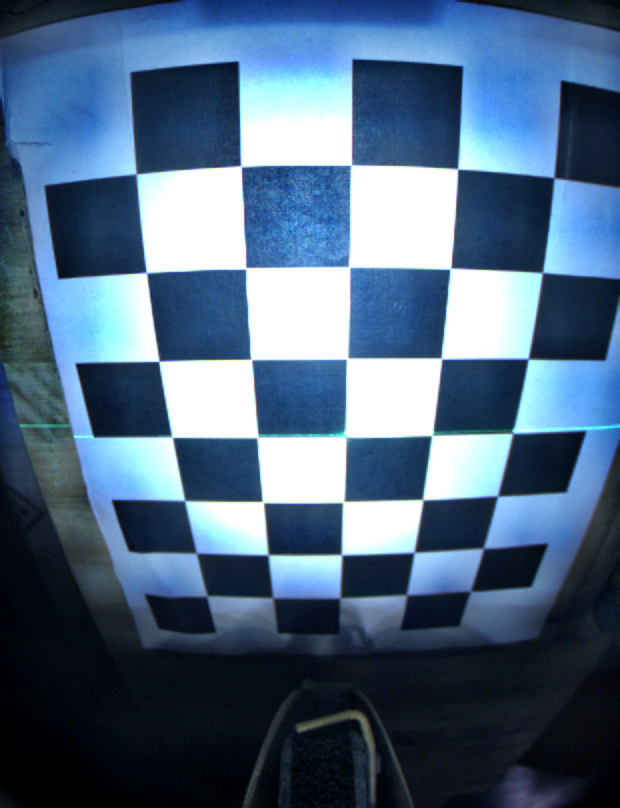
#> input picture CameraClibration/Images/image_sensorid_1_frame_43345_ts_1663090740.5094.png, 620 x 808 px; its folder holds only this picture in this run
$ python 09302022.py
#> lines starting #> are read from the running program, lines starting #| are printed output that depends on the picture; after the words box and inside, x2 and y2 are one past the last pixel; in counts of white or black regions, pixels touching at a corner belong together; long printed decimals are rounded
#!/usr/bin/env python

import cv2
import numpy as np
import os
import glob
import json
import scipy.io as sio

# Defining the dimensions of checkerboard
CHECKERBOARD = (5, 7)
# CHECKERBOARD = (5, 5)
criteria = (cv2.TERM_CRITERIA_EPS + cv2.TERM_CRITERIA_MAX_ITER, 30, 0.001)

# Creating vector to store vectors of 3D points for each checkerboard image
objpoints = []
# Creating vector to store vectors of 2D points for each checkerboard image
imgpoints = []

# Defining the world coordinates for 3D points
objp = np.zeros((1, CHECKERBOARD[0] * CHECKERBOARD[1], 3), np.float32)
objp[0, :, :2] = np.mgrid[0:CHECKERBOARD[0], 0:CHECKERBOARD[1]].T.reshape(-1, 2)
prev_img_shape = None

# Extracting path of individual image stored in a given directory
folder = r'D:\Furrow Vision\PythonProject_Furrow\CameraClibration\Images'
images = glob.glob(f'{folder}\*.png')

for fname in images:
    img = cv2.imread(fname)
#> img is the input picture: shape (808, 620, 3); mean B, G, R 129.2, 103, 78.1
    gray = cv2.cvtColor(img, cv2.COLOR_BGR2GRAY)
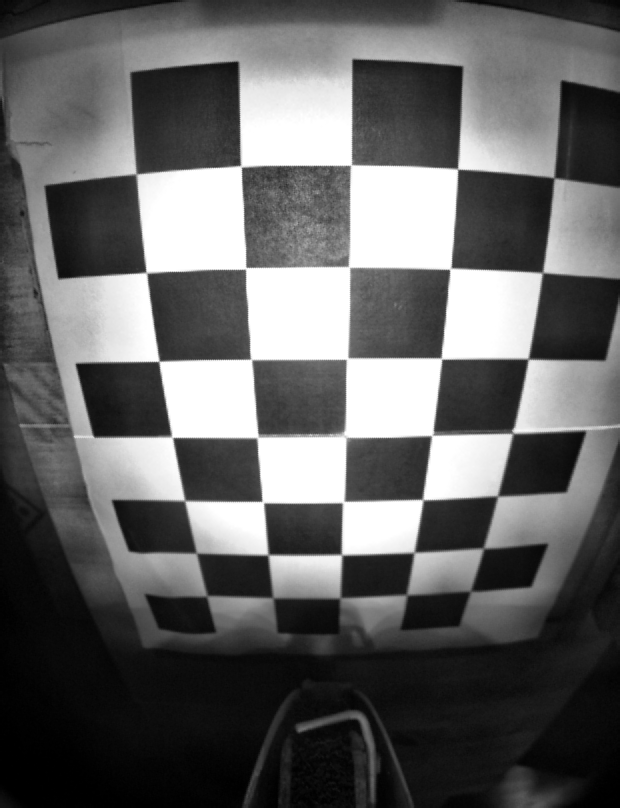
#> gray: shape (808, 620); min 0, max 255, mean 98.5
    # Find the chess board corners
    # If desired number of corners are found in the image then ret = true
    ret, corners = cv2.findChessboardCorners(gray, CHECKERBOARD,
                                             cv2.CALIB_CB_ADAPTIVE_THRESH + cv2.CALIB_CB_FAST_CHECK +
                                             cv2.CALIB_CB_NORMALIZE_IMAGE)
#> ret = True; corners = 35 rows, first 8: [469.3, 592], [405.7, 593.6], [338.1, 598.8], [272.7, 597.6], [206.8, 596], [483.4, 548.2], [412.8, 553.5], [343, 555.7]

    """
    If desired number of corner are detected,
    we refine the pixel coordinates and display
    them on the images of checker board
    """
    if ret:
        objpoints.append(objp)
        # refining pixel coordinates for given 2d points.
        corners2 = cv2.cornerSubPix(gray, corners, (9, 9), (-1, -1), criteria)
#> corners2 = 35 rows, first 8: [470.4, 591.1], [406.8, 594.8], [339.7, 598.1], [273.2, 597.8], [206.8, 596], [483.4, 548.3], [413.9, 552.4], [341.6, 554.7]

        imgpoints.append(corners2)

        # Draw and display the corners
        img = cv2.drawChessboardCorners(img, CHECKERBOARD, corners2, ret)
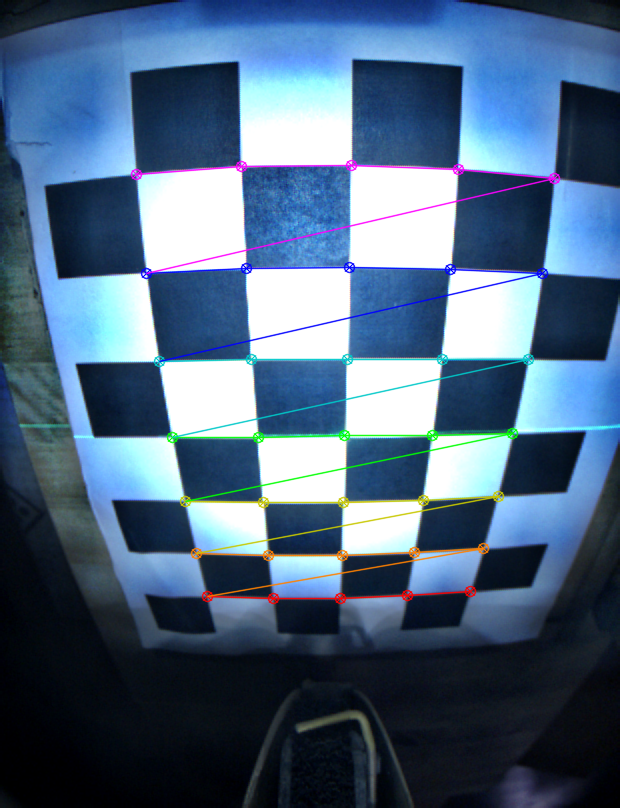
#> img: shape (808, 620, 3); 3.22% of pixels changed, all inside (x1, y1, x2, y2) = (130, 159, 561, 605)

    cv2.imshow('img', img)
    cv2.waitKey(300)

cv2.destroyAllWindows()

h, w = img.shape[:2]
#> h = 808; w = 620

"""
Performing camera calibration by
passing the value of known 3D points (objpoints)
and corresponding pixel coordinates of the
detected corners (imgpoints)
"""
ret, mtx, dist, rvecs, tvecs = cv2.calibrateCamera(objpoints, imgpoints, gray.shape[::-1], None, None)
#> ret = 0.477; mtx = [[215.3, 0, 313.2], [0, 211.6, 222.8], [0, 0, 1]]; dist = [[-0.0355, -0.00745, 0.0366, 0.00228, 0.000997]]; rvecs = ([-0.00921, -0.324, 3.12],); tvecs = ([2.38, 5.31, 3.15],)

print("Camera matrix : \n")
print(mtx)
#| [[215.291   0.         313.229]
#|  [  0.         211.616 222.815]
#|  [  0.           0.           1.        ]]
print("dist : \n")
print(dist)
#| [[-0.03551 -0.007452  0.03657  0.002284  0.000997]]
print("rvecs : \n")
print(rvecs)
#| (array([[-0.009207],
#|        [-0.3242],
#|        [ 3.118]]),)
print("tvecs : \n")
print(tvecs)
#| (array([[2.376 ],
#|        [5.311],
#|        [3.154]]),)

data = {"camera_matrix": mtx, "dist_coeff": dist, "rvecs": rvecs, "tvecs": tvecs}
#> data = {'camera_matrix': [[215.3, 0, 313.2], [0, 211.6, 222.8], [0, 0, 1]], 'dist_coeff': [[-0.0355, -0.00745, 0.0366, 0.00228, 0.000997]], 'rvecs': ([-0.00921, -0.324, 3.12],), 'tvecs': ([2.38, 5.31, 3.15],)}

# with open(fname, "w") as f:
#     json.dump(data, f)

sio.savemat('data.mat', data)
